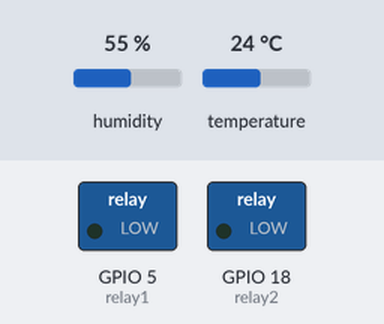
Simulated run of this sketch. Board: ESP32. On the bench: switched loads named in the sketch (green lamp = pin HIGH). The test bench sets the inputs (shaded band); at power-on: temperature 24 °C, humidity 55 %. WiFi joins after 1.5 s; servers stay silent unless stated; what the sketch prints to the serial monitor is not drawn.

Above: at 2.7 s.
2.8 s: temperature set to 29 °C
12.9 s: temperature set to 32 °C
At 15.0 s:
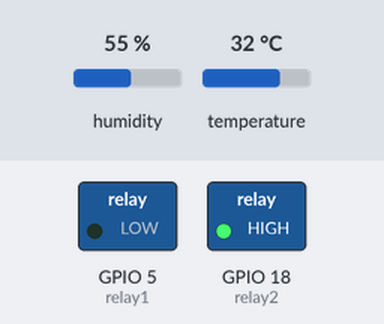
18.4 s: temperature set to 12 °C
At 28.1 s:
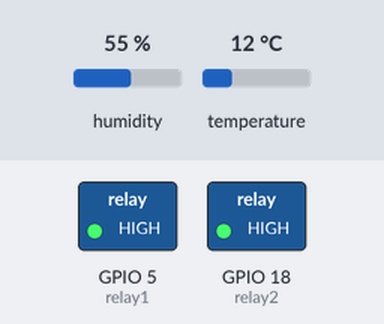
28.5 s: temperature set to 33 °C
At 30.5 s:
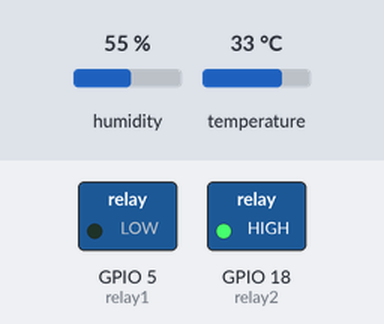
Timing chart, 0 to 32.0 s (numbered marks = the images above; inputs shaded):
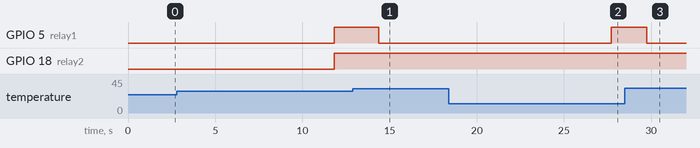

Measured:
- the behaviour switches between 30 and 31 °C on temperature (found by bisection; images 0 and 1)
- after the input at 12.9 s, GPIO 5 (relay1): HIGH → LOW after 1.5 s
- after the input at 18.4 s, GPIO 5 (relay1): LOW → HIGH after 9.3 s
- after the input at 28.5 s, GPIO 5 (relay1): HIGH → LOW after 1.2 s

The sketch:

smart_farm1.ino
```cpp
#include <Arduino.h>

//Firebase Library
#include <Firebase_ESP_Client.h>

// DHT library
#include <DHT.h>
#define DHTPIN 2
#define DHTTYPE DHT11
DHT dht(DHTPIN, DHTTYPE);

#define sensorMoisture 4
#define relay1 5
#define relay2 18

int MoistureValue;

//Provide the token generation process info.
#include "addons/TokenHelper.h"
//Provide the RTDB payload printing info and other helper functions.
#include "addons/RTDBHelper.h"

// Insert your network credentials
#define WIFI_SSID "IoT"
#define WIFI_PASSWORD "jujuvalo"

// Insert Firebase project API Key
#define API_KEY "AIzaSyA********UvpMHbYrDuE"

// Insert RTDB URLefine the RTDB URL */
#define DATABASE_URL "https://dht11-feb85-default-rtdb.firebaseio.com/"

//Define Firebase Data object
FirebaseData fbdo;

FirebaseAuth auth;
FirebaseConfig config;

unsigned long sendDataPrevMillis = 0;
int count = 0;
bool signupOK = false;

void setup() {
  Serial.begin(115200);

  //pin Relay
  pinMode(relay1, OUTPUT);
  pinMode(relay2, OUTPUT);

  WiFi.begin(WIFI_SSID, WIFI_PASSWORD);
  Serial.print("Connecting to Wi-Fi");
  while (WiFi.status() != WL_CONNECTED) {
    Serial.print(".");
    delay(300);
  }
  Serial.println();
  Serial.print("Connected with IP: ");
  Serial.println(WiFi.localIP());
  Serial.println();
  dht.begin();

  /* Assign the api key (required) */
  config.api_key = API_KEY;

  /* Assign the RTDB URL (required) */
  config.database_url = DATABASE_URL;

  /* Sign up */
  if (Firebase.signUp(&config, &auth, "", "")) {
    Serial.println("ok");
    signupOK = true;
  }
  else {
    Serial.printf("%s\n", config.signer.signupError.message.c_str());
  }

  /* Assign the callback function for the long running token generation task */
  config.token_status_callback = tokenStatusCallback; //see addons/TokenHelper.h

  Firebase.begin(&config, &auth);
  Firebase.reconnectWiFi(true);
}

void loop() {

  float t = dht.readTemperature();
  int h = dht.readHumidity();
  String suhu = (String)t + "°C";
  String hum = (String)h + "%";
  if (Firebase.ready() && signupOK && (millis() - sendDataPrevMillis > 15000 || sendDataPrevMillis == 0)) {
    sendDataPrevMillis = millis();

    // menulis data suhu dari DHT11 ke firebase
    if (Firebase.RTDB.setString(&fbdo, "value1", suhu)) {
      Serial.println("PASSED");
      Serial.println("PATH: " + fbdo.dataPath());
      Serial.println("TYPE: " + fbdo.dataType());
      delay(5000);
    }
    else {
      Serial.println("FAILED");
      Serial.println("REASON: " + fbdo.errorReason());
    }
    count++;

    // menulis data kelembaban dari DHT11 ke firebase
    if (Firebase.RTDB.setString(&fbdo, "value2", hum)) {
      Serial.println("PASSED");
      Serial.println("PATH: " + fbdo.dataPath());
      Serial.println("TYPE: " + fbdo.dataType());
      delay(5000);
    }
    else {
      Serial.println("FAILED");
      Serial.println("REASON: " + fbdo.errorReason());
    }
  }

    Serial.print("MoistureValue Value : ");
    Serial.println(MoistureValue);
    Serial.print(F("%  Temperature: "));
    Serial.print(t);
    Serial.print(F("°C "));

    if (t>30 ) {
      digitalWrite(relay1, LOW);
    }else{
      digitalWrite(relay1, HIGH);
    }

    if (MoistureValue<4000) {
      digitalWrite(relay2, HIGH);
    }else{
      digitalWrite(relay2, LOW);

    }
    delay(500);
}
```
